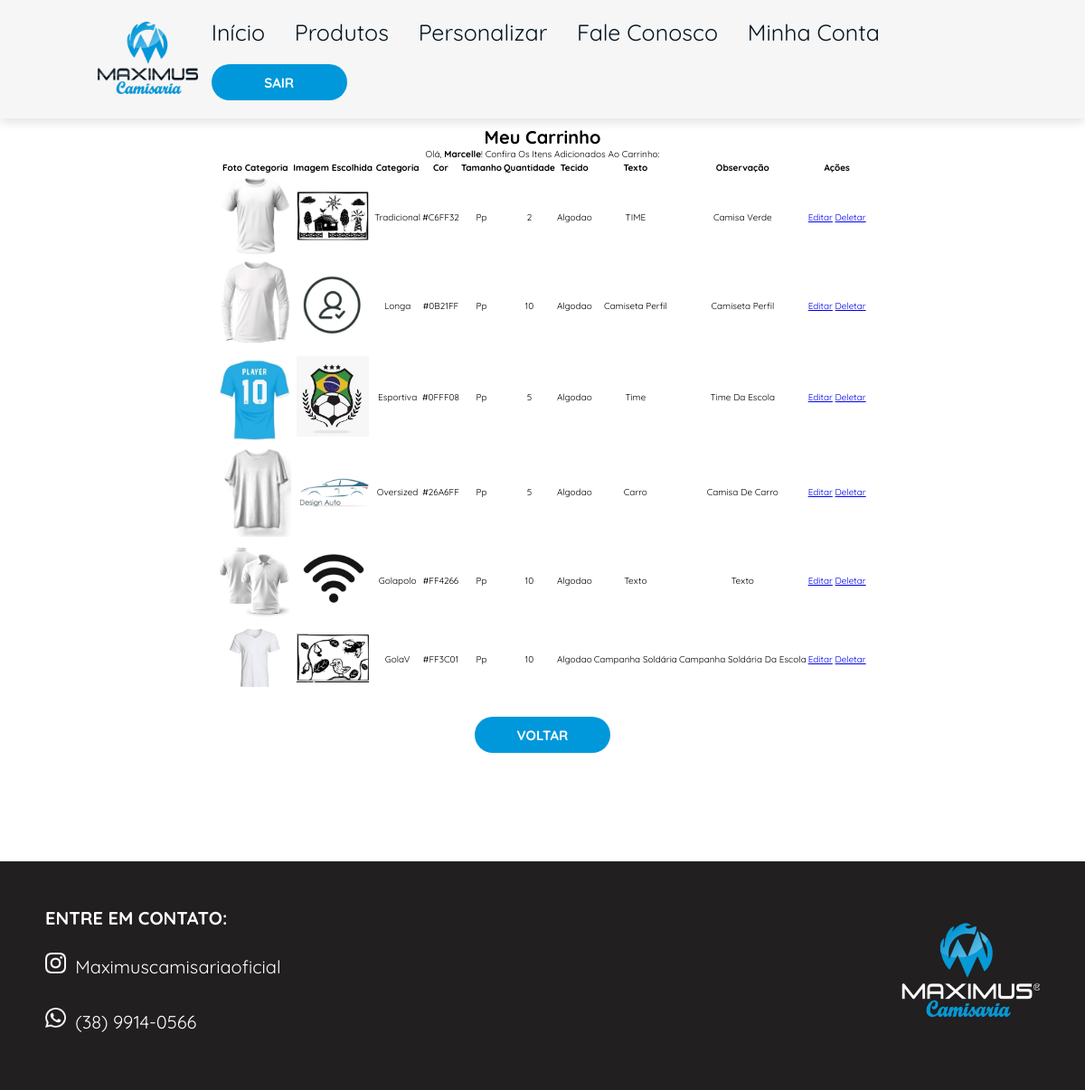
/carrinho (signed in), run on the app's committed database.
### loja/models.py (models this page shows)
class Usuario(database.Model, UserMixin):
    id = database.Column(database.Integer, primary_key=True)
    username = database.Column(database.String, nullable=False)
    userlastname = database.Column(database.String, nullable=False)
    email = database.Column(database.String, nullable=False, unique=True)
    senha = database.Column(database.String, nullable=False)
    cpf = database.Column(database.String(11), nullable=False, unique=True)
    endereco = database.Column(database.String, nullable=False)
    complemento = database.Column(database.String, nullable=False)
    cidade = database.Column(database.String, nullable=False)
    uf = database.Column(database.String(2), nullable=False)
    cep = database.Column(database.String(8), nullable=False)
    telefone = database.Column(database.String, nullable=False)

class Personalizada(database.Model):
    id = database.Column(database.Integer, primary_key=True)
    foto = database.Column(database.String, default="default.png")
    data_criacao = database.Column(database.DateTime, nullable=False, default=datetime.utcnow())
    categoria = database.Column(database.String, nullable=False)
    cor = database.Column(database.String, nullable=False)
    tamanho = database.Column(database.String, nullable=False)
    quantidade = database.Column(database.Integer, nullable=False)
    tecido = database.Column(database.String, nullable=False)
    texto_camisa = database.Column(database.String, nullable=False)
    observacao = database.Column(database.String, nullable=False)
    id_usuario = database.Column(database.Integer, database.ForeignKey('usuario.id'), nullable=False)

### loja/routes.py (the view)
@app.route("/carrinho")
@login_required
def carrinho():
    itens_personalizados = Personalizada.query.filter_by(id_usuario=current_user.id).all()
    return render_template("carrinho.html", itens_personalizados=itens_personalizados)

### loja/models.py (called while the page is built)
@login_manager.user_loader
def load_usuario(id_usuario):
    return Usuario.query.get(int(id_usuario))

### loja/templates/carrinho.html (shortened to what this page needs)
{% extends "perfil.html" %}
{% block style %}
<link rel="stylesheet" href="{{ url_for('static', filename='css/homepage.css') }}">
{% endblock %}
{% block main1 %}
<main>
    <h1> Meu Carrinho </h1>
    <p>Olá, <strong>{{current_user.username}}</strong>! Confira os itens adicionados ao carrinho:
{% endblock %}
{% block main2 %}
{% if itens_personalizados %}
    <table>
        <thead>
            <tr>
                <th>Foto Categoria</th>
                <th>Imagem Escolhida</th>
                <th>Categoria</th>
                <th>Cor</th>
                <th>Tamanho</th>
                <th>Quantidade</th>
                <th>Tecido</th>
                <th>Texto</th>
                <th>Observação</th>
                <th>Ações</th>
            </tr>
        </thead>
        <tbody>
            {% for item in itens_personalizados %}
            <tr>
                <td>
                    {% if item.categoria == 'tradicional' %}
 	                    <img src="{{ url_for('static', filename='images/categorias/tradicional.jpeg') }}" alt="Miniatura Tradicional" width="80">
                    {% elif item.categoria == 'uniforme' %}
	                    <img src="{{ url_for('static', filename='images/categorias/uniforme.jpeg') }}" alt="Miniatura Uniforme" width="80">
                    {% elif item.categoria == 'esportiva' %}
	                    <img src="{{ url_for('static', filename='images/categorias/esportiva.jpeg') }}" alt="Miniatura Esportiva" width="80">
                    {% elif item.categoria == 'golapolo' %}
                        <img src="{{ url_for('static', filename='images/categorias/golaPolo.jpeg') }}" alt="Miniatura Gola Polo" width="80">
                    {% elif item.categoria == 'golaV' %}
                        <img src="{{ url_for('static', filename='images/categorias/golaV.jpeg') }}" alt="Miniatura Gola V" width="80">
                    {% elif item.categoria == 'longa' %}
                        <img src="{{ url_for('static', filename='images/categorias/longa.jpeg') }}" alt="Miniatura Manga Longa" width="80">
                    {% elif item.categoria == 'oversized' %}
                        <img src="{{ url_for('static', filename='images/categorias/oversized.jpeg') }}" alt="Miniatura Oversized" width="80">
                    {% elif item.categoria == 'personalizada' %}
                        <img src="{{ url_for('static', filename='images/categorias/personalizada.jpeg') }}" alt="Miniatura Personalizada" width="80">
                    {% elif item.categoria == 'raglan' %}
                        <img src="{{ url_for('static', filename='images/categorias/raglan.jpeg') }}" alt="Miniatura Raglan" width="80">
                    {% endif %}
                </td>
                <td>
                    {% if item.foto %}
                        <img src="{{ url_for('static', filename='images/fotos_camisas/' + item.foto) }}" alt="Imagem da Camiseta" width="80">
                    {% endif %}
                </td>
                <td>{{ item.categoria }}</td>
                <td>{{ item.cor }}</td>
                <td>{{ item.tamanho }}</td>
                <td>{{ item.quantidade }}</td>
                <td>{{ item.tecido }}</td>
                <td>{{ item.texto_camisa }}</td>
                <td>{{ item.observacao }}</td>
                <td>
                    <a href="{{ url_for('editar_item', id=item.id) }}">Editar</a>
                    <a href="{{ url_for('deletar_item', id=item.id) }}" onclick="return confirm('Tem certeza que deseja deletar este item?');">Deletar</a>
                </td>
            </tr>
            {% endfor %}
        </tbody>
    </table>
    <div class="voltar">
        <a href="{{ url_for('minhaconta') }}"><button class="botao1" type="button"><strong>VOLTAR</strong></button></a>
    </div>
{% else %}
    <p>Seu carrinho está vazio!</p>
{% endif %}
</main>
{% endblock %}

### loja/static/css/homepage.css (style rules this page uses)
:root { --azulclaro: #0098db; --azulescuro: #041521; --branco: #f6f6f6; --azulbotao: #00008B; --logoescura: #211f20; }
* { margin: 0; padding: 0; box-sizing: border-box; font-family: "Quicksand", sans-serif; outline: none; border: none; text-transform: capitalize; transition: .2s linear; }
html { font-size: 62.5%; scroll-behavior: smooth; scroll-padding-top: 6rem; overflow-x: hidden; }
main { padding-top: 8px; margin-bottom: 12rem; display: flex; flex-direction: column; align-items: center; text-align: center; }
.botao1 { background-color:var(--azulclaro) ; width: 15rem; height: 4rem; border: none; font-family: 'Quicksand', sans-serif; font-size: 15px; color: white; border-radius: 20px; margin-top: 2rem; }

### data on the page
Usuario: username "Marcelle"
Personalizada: foto (picture), categoria "Tradicional", cor "#C6FF32", tamanho "Pp", quantidade "2", tecido "Algodao", texto_camisa "TIME", observacao "Camisa Verde"
Personalizada: foto (picture), categoria "Longa", cor "#0B21FF", tamanho "Pp", quantidade "10", tecido "Algodao", texto_camisa "Camiseta Perfil", observacao "Camiseta Perfil"
Personalizada: foto (picture), categoria "Esportiva", cor "#0FFF08", tamanho "Pp", quantidade "5", tecido "Algodao", texto_camisa "Time", observacao "Time Da Escola"
Personalizada: foto (picture), categoria "Oversized", cor "#26A6FF", tamanho "Pp", quantidade "5", tecido "Algodao", texto_camisa "Carro", observacao "Camisa De Carro"
Personalizada: foto (picture), categoria "Golapolo", cor "#FF4266", tamanho "Pp", quantidade "10", tecido "Algodao", texto_camisa "Texto", observacao "Texto"
Personalizada: foto (picture), categoria "GolaV", cor "#FF3C01", tamanho "Pp", quantidade "10", tecido "Algodao", texto_camisa "Campanha Soldária", observacao "Campanha Soldária Da Escola"
